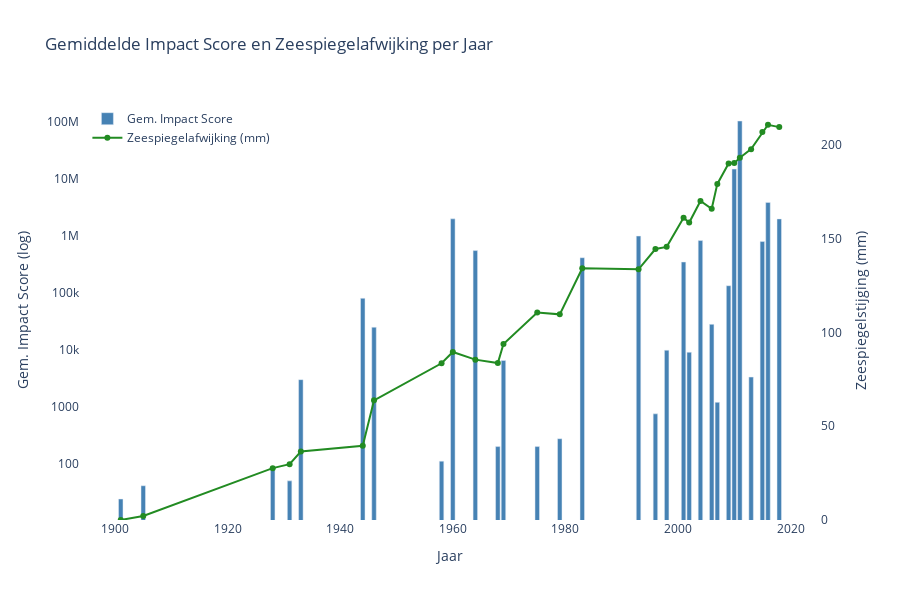

Source (notebook cell):
### Markdown cell above
## Gemiddelde impact score
Om te onderzoeken of de stijgende zeespiegel invloed heeft op de impact van plaatsgevonden tsunami’s is per jaar de gemiddelde impactscore berekend. Deze wordt vervolgens vergeleken met de zeespiegelstijging, met als nulpunt het jaar 1900. De gemiddelde impactscore per jaar wordt weergeven op een logaritmische schaal.

### Code cell
import plotly.graph_objs as go
import plotly.express as px
import pandas as pd

from plotly.offline import init_notebook_mode
init_notebook_mode(connected=True)
sea_level_df = pd.read_csv("Global_sea_level_rise.csv")

sea_df = pd.read_csv('Global_sea_level_rise.csv')
dist_df = pd.read_csv('1900_2021_DISASTERS.xlsx - emdat data.csv')

tsunami_df = dist_df[dist_df['Disaster Subtype'].str.lower() == 'tsunami'].copy()
flood_df = dist_df[dist_df['Disaster Subtype'].str.lower() == 'flood'].copy()

tsunami_df.columns = tsunami_df.columns.str.strip()
flood_df.columns = flood_df.columns.str.strip()
sea_df.rename(columns={'year': 'Year'}, inplace=True)


tsunami_subset = tsunami_df[['Year', 'Disaster Subtype', 'Country', 'Region', 'Continent', 'Origin', 'River Basin',
                             'Total Deaths', 'Total Affected', "Total Damages ('000 US$)", 'Latitude', 'Longitude', 'Location']]

flood_subset = flood_df[['Year', 'Disaster Subtype', 'Country', 'Region', 'Continent', 'Origin', 'River Basin',
                         'Total Deaths', 'Total Affected', "Total Damages ('000 US$)", 'Latitude', 'Longitude', 'Location']]


disaster_df = pd.concat([tsunami_subset, flood_subset], ignore_index=True)


merged_df = disaster_df.merge(sea_df[['Year', 'mmfrom1993-2008average']], on='Year', how='left')


merged_df = merged_df.fillna(0)

import numpy as np 
merged_df['Total Deaths'] = pd.to_numeric(merged_df['Total Deaths'], errors='coerce').fillna(0)
merged_df['Total Affected'] = pd.to_numeric(merged_df['Total Affected'], errors='coerce').fillna(0)
merged_df["Total Damages ('000 US$)"] = pd.to_numeric(merged_df["Total Damages ('000 US$)"], errors='coerce').fillna(0)

merged_df['Impact_Score'] = merged_df[['Total Deaths', 'Total Affected', "Total Damages ('000 US$)"]].max(axis=1)

merged_df = merged_df[(merged_df['Latitude'] != 0) & (merged_df['Longitude'] != 0)]

filtered_df = merged_df[merged_df['Impact_Score'] > 0].copy()

filtered_df['Impact_Score_Log'] = filtered_df['Impact_Score'].apply(lambda x: np.log10(x + 1))

filtered_df['Year'] = pd.to_numeric(filtered_df['Year'], errors='coerce')
filtered_df = filtered_df.dropna(subset=['Year'])
filtered_df = filtered_df.sort_values('Year')
filtered_df['Year'] = filtered_df['Year'].astype(int)


avg_impact_per_year = filtered_df.groupby('Year')['Impact_Score'].mean().reset_index()

fig = go.Figure()


fig.add_trace(go.Bar(
    x=avg_impact_per_year['Year'],
    y=avg_impact_per_year['Impact_Score'],
    name='Gem. Impact Score',
    marker_color='steelblue',
    yaxis='y1',
    hovertemplate='Jaar: %{x}<br>Gem. Impact Score: %{y}<extra></extra>'
))

first_year = filtered_df['Year'].min()
baseline = filtered_df.loc[filtered_df['Year'] == first_year, 'mmfrom1993-2008average'].values[0]
filtered_df['mmfrom1993-2008average'] = filtered_df['mmfrom1993-2008average'] - baseline

sea_level_data = filtered_df[['Year', 'mmfrom1993-2008average']].drop_duplicates()

fig.add_trace(go.Scatter(
    x=sea_level_data['Year'],
    y=sea_level_data['mmfrom1993-2008average'],
    name='Zeespiegelafwijking (mm)',
    mode='lines+markers',
    line=dict(color='forestgreen', width=2),
    yaxis='y2',
    hovertemplate='Jaar: %{x}<br>Zeespiegelafwijking: %{y} mm<extra></extra>'
))

fig.update_layout(
    title="Gemiddelde Impact Score en Zeespiegelafwijking per Jaar",
    xaxis=dict(title='Jaar'),
    yaxis=dict(
        title='Gem. Impact Score',
        showgrid=False,
        side='left',
        rangemode='tozero'
    ),
    yaxis2=dict(
        title='Zeespiegelstijging (mm)',
        overlaying='y',
        side='right',
        showgrid=False,
        rangemode='tozero'
    ),
    legend=dict(x=0.01, y=0.99),
    height=600,
    plot_bgcolor='white'
)

fig.update_layout(
    yaxis=dict(
        title='Gem. Impact Score (log)',
        type='log', 
        showgrid=False,
        side='left',
        rangemode='tozero'
    ),
)

fig.show()

### Figure 1 — Plotly figure (JSON) as saved in the notebook; plotly's stock layout.template omitted (floating-point values rounded to 4 significant figures)
{"data": [{"hovertemplate": "Jaar: %{x}<br>Gem. Impact Score: %{y}<extra></extra>", "marker": {"color": "steelblue"}, "name": "Gem. Impact Score", "type": "bar", "x": [1901, 1905, 1928, 1931, 1933, 1944, 1946, 1958, 1960, 1964, 1968, 1969, 1975, 1979, 1983, 1993, 1996, 1998, 2001, 2002, 2004, 2006, 2007, 2009, 2010, 2011, 2013, 2015, 2016, 2018], "y": [24.0, 41.0, 77.5, 50.0, 3000.0, 80570.0, 25000.0, 111.0, 2003000.0, 555500.0, 200.0, 6532.0, 200.0, 275.0, 416000.0, 1000000.0, 752.0, 9867.0, 350000.0, 9082.0, 833000.0, 28100.0, 1197.0, 134000.0, 15010000.0, 105000000.0, 3329.0, 800000.0, 3900000.0, 2000000.0], "yaxis": "y"}, {"hovertemplate": "Jaar: %{x}<br>Zeespiegelafwijking: %{y} mm<extra></extra>", "line": {"color": "forestgreen", "width": 2}, "mode": "lines+markers", "name": "Zeespiegelafwijking (mm)", "type": "scatter", "x": [1901, 1905, 1928, 1931, 1933, 1944, 1946, 1958, 1960, 1964, 1968, 1969, 1975, 1979, 1983, 1993, 1996, 1998, 2001, 2002, 2004, 2006, 2007, 2009, 2010, 2011, 2013, 2015, 2016, 2018], "y": [0.0, 2.133, 27.67, 29.8, 36.57, 39.6, 63.87, 83.63, 89.67, 85.57, 83.73, 93.93, 110.7, 109.7, 134.3, 133.8, 144.6, 145.7, 161.3, 158.7, 170.2, 166.1, 179.3, 190.2, 190.4, 193.3, 197.9, 207.0, 210.9, 209.6], "yaxis": "y2"}], "layout": {"height": 600, "legend": {"x": 0.01, "y": 0.99}, "plot_bgcolor": "white", "title": {"text": "Gemiddelde Impact Score en Zeespiegelafwijking per Jaar"}, "xaxis": {"title": {"text": "Jaar"}}, "yaxis": {"rangemode": "tozero", "showgrid": false, "side": "left", "title": {"text": "Gem. Impact Score (log)"}, "type": "log"}, "yaxis2": {"overlaying": "y", "rangemode": "tozero", "showgrid": false, "side": "right", "title": {"text": "Zeespiegelstijging (mm)"}}}}
